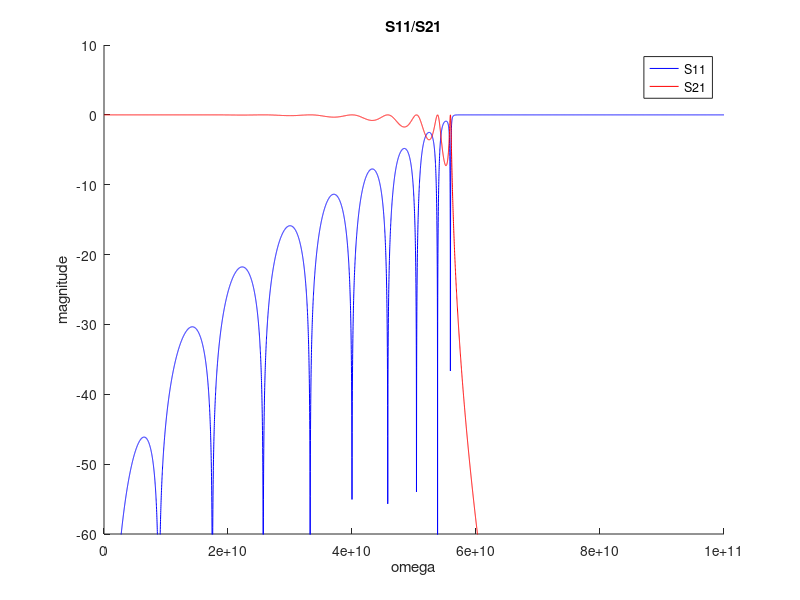
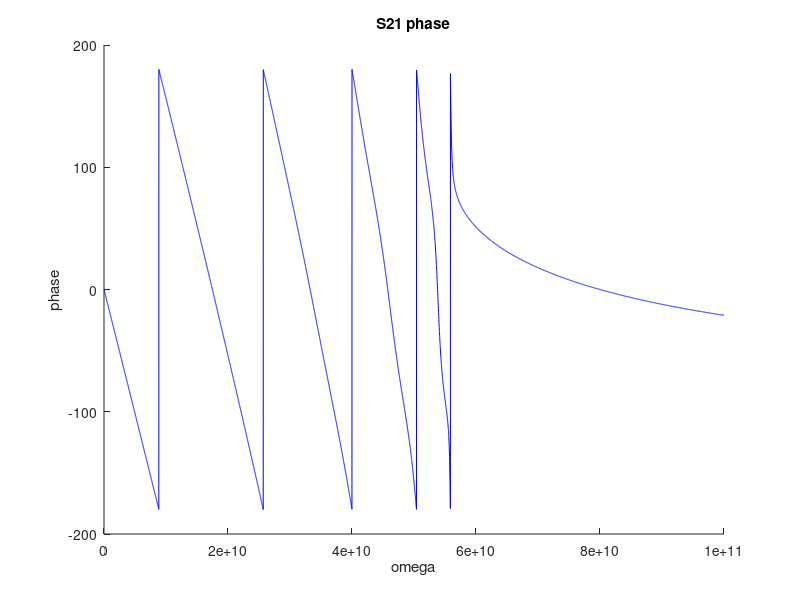
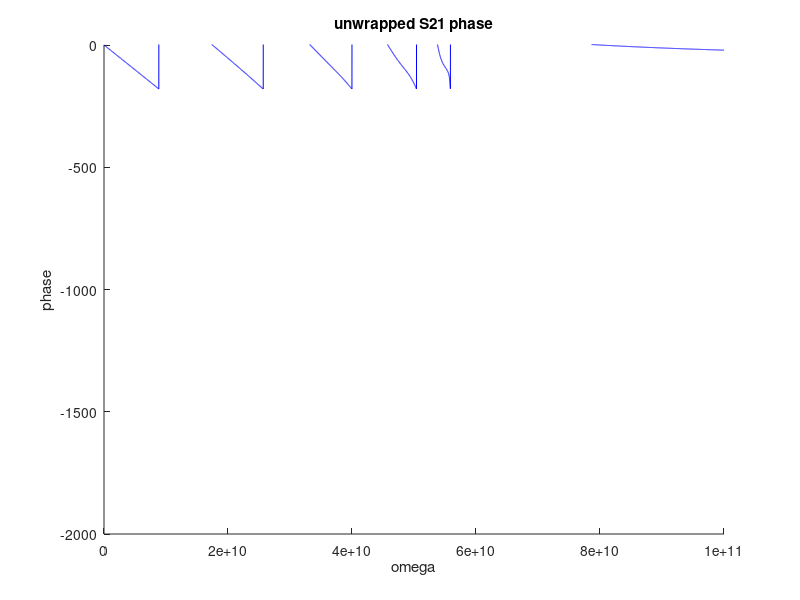
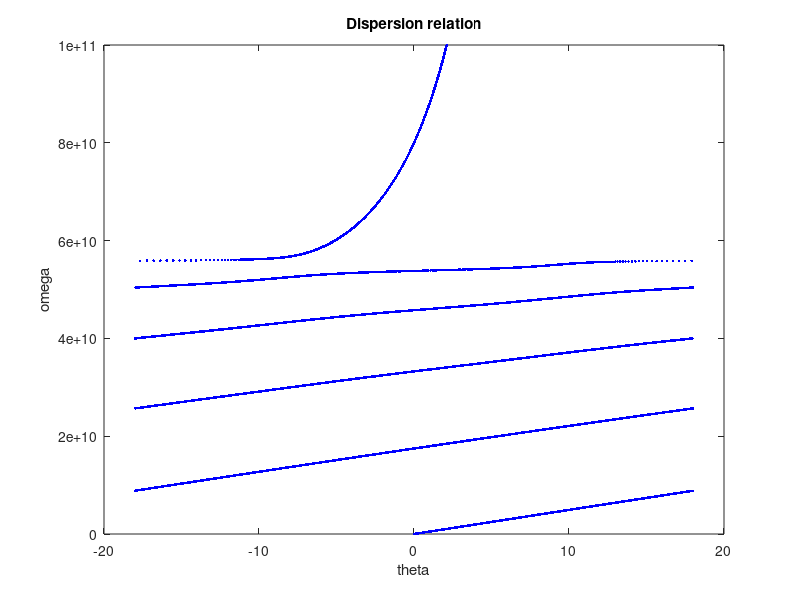

MATLAB code to generate these figures, in order:
%%周期 对称 无耗 PRH的特性

%初始化
clear
clc
close all

LR = 2.5 * 1e-9; %右手单位长度电感
CR = 1e-12; %右手单位长度电感

Omega = 1e11;
omega = 0:Omega / 10000:Omega; %扫频范围

p = 3.75e-4; %网格间距
N = 10; %单元个数
L = p * N; %网格长度

Z = 1i * omega * LR / 2;
Y = 1i * omega * CR;

Zc = sqrt(Z ./ Y);

A = zeros(2, 2, length(omega)); %单元传输矩阵
AN = zeros(2, 2, length(omega)); %总传输矩阵
SN = zeros(2, 2, length(omega)); %散射矩阵

for i = 1:length(omega)
    A(:, :, i) = [1 Z(i) / 2; 0 1] * [1 0; Y(i) 1] * [1 Z(i) / 2; 0 1];
    AN(:, :, i) = A(:, :, i) ^ N;
    SN(:, :, i) = 1 / (AN(1, 1, i) + AN(1, 2, i) / Zc(i) + AN(2, 1, i) * Zc(i) + AN(2, 2, i)) * ...
        [
     AN(1, 1, i) + AN(1, 2, i) / Zc(i) - AN(2, 1, i) * Zc(i) - AN(2, 2, i), 2 * (AN(1, 1, i) * AN(2, 2, i) - AN(1, 2, i) * AN(2, 1, i));
     2, -AN(1, 1, i) + AN(1, 2, i) / Zc(i) - AN(2, 1, i) * Zc(i) + AN(2, 2, i)
     ];
end

S11 = squeeze(SN(1, 1, :));
S21 = squeeze(SN(2, 1, :));

%%fig3.20(a)
h1 = figure;
hold on
S11_dB = 20 * log10(abs(S11));
S21_dB = 20 * log10(abs(S21));
plot(omega, S11_dB, '-', 'Color', 'b')
plot(omega, S21_dB, '-', 'Color', 'r')
ylim([-60 10])
xlabel('omega')
ylabel('magnitude')
title('S11/S21')
legend('S11', 'S21')

%%fig3.20(b)
h2 = figure;
hold on
S11_phi = angle(S11) .* 180 / pi;
S21_phi = angle(S21) .* 180 / pi;
plot(omega, S21_phi, '-', 'Color', 'b')
xlabel('omega')
ylabel('phase')
title('S21 phase')

%%fig3.20(c)
h3 = figure;
hold on
unwrappedS21_phi = unwrap(S21_phi, -360);
plot(omega, unwrappedS21_phi, '-', 'Color', 'b')
ylim([-2000, 0])
xlabel('omega')
ylabel('phase')
title('unwrapped S21 phase')

%%fig3.20(d)
beta = -unwrappedS21_phi / L; %相位常数
alpha = -log(abs(S21)) / L; %衰减常数
theta = beta * p; %电长度

h4 = figure;
plot(theta, omega, '.', 'color', 'b')
xlabel('theta')
ylabel('omega')
title('Dispersion relation')
